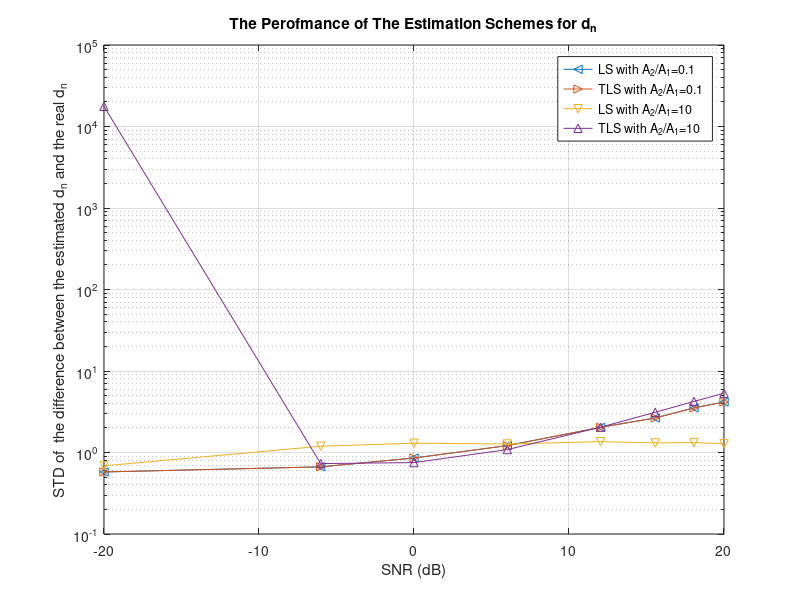
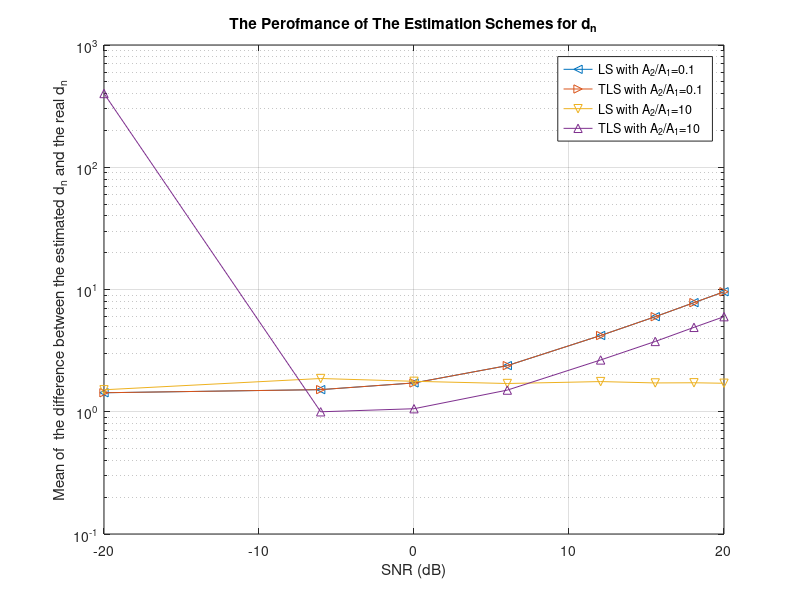
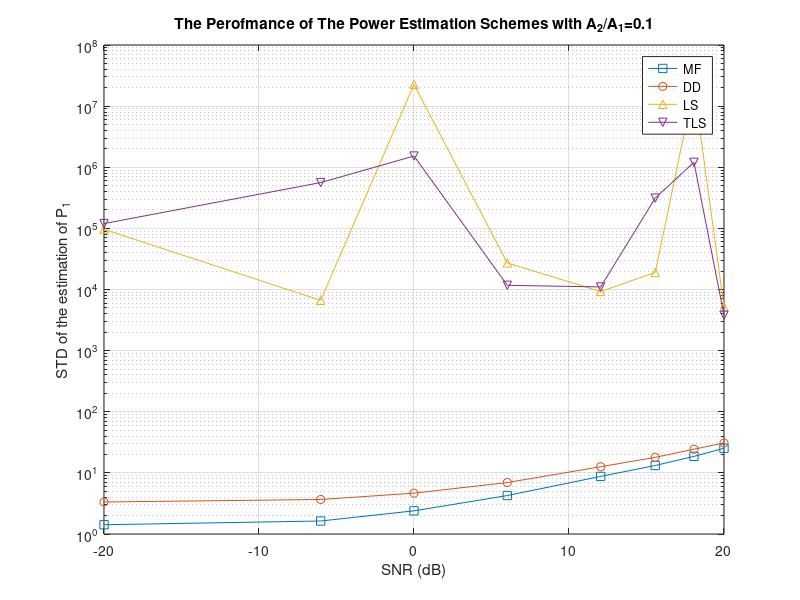
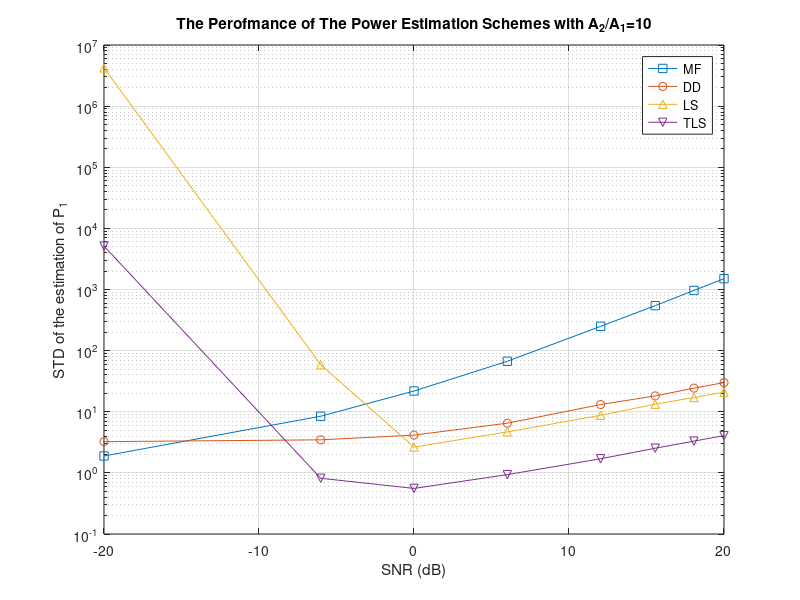

The MATLAB script that drew these images, in order:
%-------------------------------------------------------------------
%   
%   One-Shot Blind Decorrelating Detectors for Synchronous CDMA
%
%-------------------------------------------------------------------
%   BDD40.m
%
%   Updated on 05/14/2003 
%       ---- Add the d estimation, power estimation, BER and NFR 
%
%-------------------------------------------------------------------

clear all;
close all;
K = 2;
M=2;

L = 8;

s1 = [+1; -1; +1; -1; +1; -1; +1; -1];
s1 = s1/norm(s1);
s2 = [+1; +1; +1; -1; +1; -1; +1; -1];
s2 = s2/norm(s2);

S = [s1 s2];
Rs=S'*S
Rs_=inv(S'*S);

w_DD  = (Rs_(1,:)*S')';
w_MF  = s1;

%SNR = 2;
SNR = [0.1; 0.5; 1; 2; 4; 6; 8; 10];

% A21 = [0.2; 0.4; 0.6; 0.8; 1; 1.5; 2; 2.5; 3; 3.5; 4];
A21 = [0.1; 1; 10];

P = eye(L)-s1*s1';

TotalTrails = 1000;

for n = 1:length(A21)
    for m = 1:length(SNR)
    
        BER_LS(m,n) = 0;
        BER_TLS(m,n) = 0;
        BER_DD(m,n) = 0;
        BER_MF(m,n) = 0;

        P_DD_Mean(m,n)=0;
        P_MF_Mean(m,n)=0;
        P_LS_Mean(m,n)=0;
        P_TLS_Mean(m,n)=0;
        
        P_DD_Std(m,n)=0;
        P_MF_Std(m,n)=0;
        P_LS_Std(m,n)=0;
        P_TLS_Std(m,n)=0;

        a = [ 1; A21(n,1)]*SNR(m,1);
        A = diag(a);
        
        sigma = 1;

        trial = 0;
        
        while trial <= TotalTrails

            b = (rand(K,1)>0.5)*2 -1;
            r = S*A*b + sigma*randn(L,1);
            
            B1 = [ [1/A(1,1);0] ( (rand(K,M-1) > 0.5)*2 -1 ) ];
            B2 = [ [1/A(1,1);0] ( (rand(K,M-1) > 0.5)*2 -1 ) ];
            
            d1 = pinv(B1)*b;
            d2 = pinv(B2)*b;

            if ( abs( d1(2,1)*B1(1,2)-d2(2,1)*B2(1,2) ) < 0.01 )
                continue
            else
                trial = trial + 1;
            end

            % S_B1 = S*A*B1;
            % S_B2 = S*A*B2;
            
            S_B1 = S*A*B1 + [zeros(L,1) sigma*randn(L,M-1)];
            S_B2 = S*A*B2 + [zeros(L,1) sigma*randn(L,M-1)];
            
            d1_LS = ( inv(S_B1'*S_B1)*S_B1' )*r;
            d2_LS = ( inv(S_B2'*S_B2)*S_B2' )*r;
            dd_LS(2*trial-1,1)=norm(d1_LS-d1);
            dd_LS(2*trial,1)=norm(d2_LS-d2);
            
            %================================================%            
            [Us1, Ss1, Vs1]=svd([S_B1(:,2:M) r]);
            [s_svd1 index]=sort(diag(Ss1));

            d1_TLS(2:M,1) = ( inv( S_B1(:,2:M)'*S_B1(:,2:M) - (s_svd1(1,1)^2)*eye(M-1) )*S_B1(:,2:M)' )*r;
            d1_TLS(1,1) = s1'*(r-S_B1(:,2:M)*d1_TLS(2:M,1));
            %================================================%
            [Us2, Ss2, Vs2]=svd([S_B2(:,2:M) r]);
            s_svd2=sort(diag(Ss2));
            
            d2_TLS(2:M,1) = ( inv( S_B2(:,2:M)'*S_B2(:,2:M) - (s_svd2(1,1)^2)*eye(M-1) )*S_B2(:,2:M)' )*r;
            d2_TLS(1,1) = s1'*(r-S_B2(:,2:M)*d2_TLS(2:M,1));
            %=================================================%
            dd_TLS(2*trial-1,1) = norm(d1_TLS-d1);            
            dd_TLS(2*trial  ,1) = norm(d2_TLS-d2);            
            
            delta_d_LS  = d2_LS  - d1_LS;
            delta_d_TLS = d2_TLS - d1_TLS;
            
            A1_LS(trial,1)  = abs( delta_d_LS(1,1)/( B1(1,2:M)*d1_LS(2:M,1)-B2(1,2:M)*d2_LS(2:M,1) ) );
            A1_TLS(trial,1) = abs( delta_d_TLS(1,1)/( B1(1,2:M)*d1_TLS(2:M,1)-B2(1,2:M)*d2_TLS(2:M,1) ) );
                
            P1_LS(trial,1)  = A1_LS(trial,1)^2;
            P1_TLS(trial,1) = A1_TLS(trial,1)^2;
                
            b_LS = sign( [1/A1_LS(trial,1) B1(1,2:M)]*d1_LS + [1/A1_LS(trial,1) B2(1,2:M)]*d2_LS );
            b_TLS = sign( [1/A1_TLS(trial,1) B1(1,2:M)]*d1_TLS + [1/A1_TLS(trial,1) B2(1,2:M)]*d2_TLS );
                
            b_DD = w_DD' * r(:,1);
            P_DD(trial,1) = b_DD^2;
            
            b_MF = w_MF' * r(:,1);
            P_MF(trial,1) = b_MF^2;
               
            if ( ( b_LS*b(1,1) ) < 0 )
                BER_LS(m,n) = BER_LS(m,n) + 1;
            end
                
            if ( ( b_TLS*b(1,1) ) < 0 )
                BER_TLS(m,n) = BER_TLS(m,n) + 1;
            end
                
            if ( ( b_DD*b(1,1) ) < 0 )
                BER_DD(m,n) = BER_DD(m,n) + 1;
            end
                
            if ( ( b_MF*b(1,1) ) < 0 )
                BER_MF(m,n) = BER_MF(m,n) + 1;
            end

        end
        
        MEAN_dd_LS(n,m)=mean(dd_LS);
        MEAN_dd_TLS(n,m)=mean(dd_TLS);

        STD_dd_LS(n,m)=std(dd_LS);
        STD_dd_TLS(n,m)=std(dd_TLS);

        P_LS_Mean(m,n) = mean(P1_LS);
        P_TLS_Mean(m,n) = mean(P1_TLS);
        P_DD_Mean(m,n) = mean(P_DD);
        P_MF_Mean(m,n) = mean(P_MF);        
        
        P_LS_Std(m,n) = std(P1_LS);
        P_TLS_Std(m,n) = std(P1_TLS);
        P_DD_Std(m,n) = std(P_DD);
        P_MF_Std(m,n) = std(P_MF);        

    end
end

BER_MF = BER_MF/TotalTrails
BER_DD = BER_DD/TotalTrails
BER_LS = BER_LS/TotalTrails
BER_TLS = BER_TLS/TotalTrails

%%---------------------------------------------------------------------------%%
P1_SNR = SNR.^2;
SNR = log10(SNR).*20;

A2A1 = log10(A21).*20;

%%---------------------------------------------------------------
figure(1)
semilogy(SNR, STD_dd_LS(1,:),'-<', SNR, STD_dd_LS(1,:),'->',SNR, STD_dd_LS(3,:),'-v', SNR, STD_dd_TLS(3,:),'-^')
grid;
title('The Perofmance of The Estimation Schemes for d_n');
xlabel('SNR (dB)');
ylabel('STD of  the difference between the estimated d_n and the real d_n');
legend('LS with A_2/A_1=0.1','TLS with A_2/A_1=0.1','LS with A_2/A_1=10','TLS with A_2/A_1=10');

figure(2)
semilogy(SNR, MEAN_dd_LS(1,:),'-<', SNR, MEAN_dd_LS(1,:),'->',SNR, MEAN_dd_LS(3,:),'-v', SNR, MEAN_dd_TLS(3,:),'-^')
grid;
title('The Perofmance of The Estimation Schemes for d_n');
xlabel('SNR (dB)');
ylabel('Mean of  the difference between the estimated d_n and the real d_n');
legend('LS with A_2/A_1=0.1','TLS with A_2/A_1=0.1','LS with A_2/A_1=10','TLS with A_2/A_1=10');

%%-----------------------------------------------------------------------------
figure(3)
semilogy(SNR, P_MF_Std(:,1),'-s', SNR, P_DD_Std(:,1),'-o',SNR, P_LS_Std(:,1),'-^', SNR, P_TLS_Std(:,1),'-v')
grid;
title('The Perofmance of The Power Estimation Schemes with A_2/A_1=0.1');
xlabel('SNR (dB)');
ylabel('STD of the estimation of P_1');
legend('MF','DD','LS','TLS');

figure(4)
semilogy(SNR, P_MF_Std(:,3),'-s', SNR, P_DD_Std(:,3),'-o',SNR, P_LS_Std(:,3),'-^', SNR, P_TLS_Std(:,3),'-v')
grid;
title('The Perofmance of The Power Estimation Schemes with A_2/A_1=10');
xlabel('SNR (dB)');
ylabel('STD of the estimation of P_1');
legend('MF','DD','LS','TLS');

figure(5)
semilogy(SNR, P_MF_Mean(:,1),'-s', SNR, P_DD_Mean(:,1),'-o',SNR, P_LS_Mean(:,1),'-^', SNR, P_TLS_Mean(:,1),'-v')
grid;
title('The Perofmance of The Power Estimation Schemes with A_2/A_1=0.1');
xlabel('SNR (dB)');
ylabel('Mean of the estimation of P_1');
legend('MF','DD','LS','TLS');

figure(6)
semilogy(SNR, P_MF_Mean(:,3),'-s', SNR, P_DD_Mean(:,3),'-o',SNR, P_LS_Mean(:,3),'-^', SNR, P_TLS_Mean(:,3),'-v')
grid;
title('The Perofmance of The Power Estimation Schemes with A_2/A_1=10');
xlabel('SNR (dB)');
ylabel('Mean of the estimation of P_1');
legend('MF','DD','LS','TLS');

%%------------------------------------------------------------------------------------

figure(7)
semilogy(SNR, BER_MF(:,1),'-*',SNR, BER_MF(:,2),'-+',SNR, BER_MF(:,3),'-x', SNR, BER_DD(:,3),'-o', SNR, BER_LS(:,1),'-d', SNR, BER_LS(:,2),'-p', SNR, BER_LS(:,3),'-h')
ylim([1.0/TotalTrails 0.55])
xlim([min(SNR) max(SNR)])
grid;
title('BER of Different Multiuser Detection Algorithms');
xlabel('SNR (dB)');
ylabel('Bit-Error-Rate BER');
legend('MF with A_2/A_1=0.1','MF with A_2/A_1=1','MF with A_2/A_1=2','Decorr. Detector','LS with A_2/A_1=0.1','LS with A_2/A_1=1','LS with A_2/A_1=2');

figure(8)
semilogy(SNR, BER_MF(:,1),'-*',SNR, BER_MF(:,2),'-+',SNR, BER_MF(:,3),'-x', SNR, BER_DD(:,3),'-o', SNR, BER_TLS(:,1),'-d', SNR, BER_TLS(:,2),'-p', SNR, BER_TLS(:,3),'-h')
ylim([1.0/TotalTrails 0.55])
xlim([min(SNR) max(SNR)])
grid;
title('BER of Different Multiuser Detection Algorithms');
xlabel('SNR (dB)');
ylabel('Bit-Error-Rate BER');
legend('MF with A_2/A_1=0.1','MF with A_2/A_1=1','MF with A_2/A_1=2','Decorr. Detector','TLS with A_2/A_1=0.1','TLS with A_2/A_1=1','TLS with A_2/A_1=2');

%%------------------------------------------------------------------------------------------
figure(9)
semilogy(A2A1, BER_MF(1,:),'-*', A2A1, BER_DD(1,:),'-o', A2A1, BER_LS(1,:),'-^', A2A1, BER_TLS(1,:),'-v')
grid;
title('Near-Far Resistance Performance of Different Detectors');
xlabel('Near-Far Resistance A_2/A_1(dB)');
ylabel('Bit-Error-Rate (BER)');
legend('MF','DD','LS','TLS');